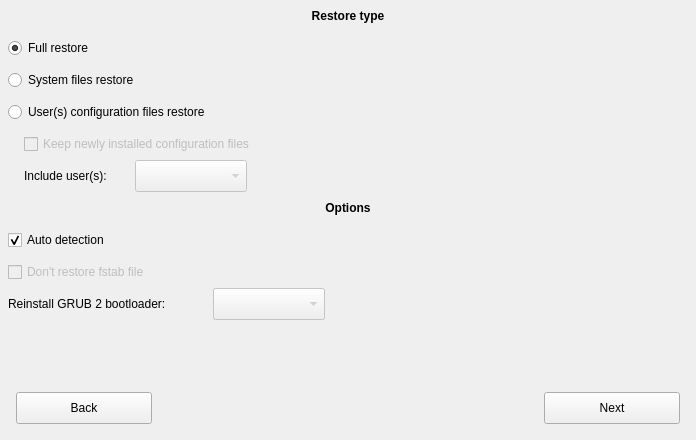
    <widget class="QWidget" name="restorepanel" native="true">
     <property name="geometry">
      <rect>
       <x>1</x>
       <y>464</y>
       <width>696</width>
       <height>440</height>
      </rect>
     </property>
     <property name="autoFillBackground">
      <bool>true</bool>
     </property>
     <widget class="QLabel" name="label_7">
      <property name="geometry">
       <rect>
        <x>0</x>
        <y>0</y>
        <width>696</width>
        <height>32</height>
       </rect>
      </property>
      <property name="font">
       <font>
        <weight>75</weight>
        <bold>true</bold>
       </font>
      </property>
      <property name="text">
       <string>Restore type</string>
      </property>
      <property name="alignment">
       <set>Qt::AlignCenter</set>
      </property>
     </widget>
     <widget class="QRadioButton" name="fullrestore">
      <property name="geometry">
       <rect>
        <x>8</x>
        <y>38</y>
        <width>107</width>
        <height>20</height>
       </rect>
      </property>
      <property name="cursor">
       <cursorShape>PointingHandCursor</cursorShape>
      </property>
      <property name="focusPolicy">
       <enum>Qt::NoFocus</enum>
      </property>
      <property name="text">
       <string>Full restore</string>
      </property>
      <property name="checked">
       <bool>true</bool>
      </property>
     </widget>
     <widget class="QRadioButton" name="systemrestore">
      <property name="geometry">
       <rect>
        <x>8</x>
        <y>70</y>
        <width>165</width>
        <height>20</height>
       </rect>
      </property>
      <property name="cursor">
       <cursorShape>PointingHandCursor</cursorShape>
      </property>
      <property name="focusPolicy">
       <enum>Qt::NoFocus</enum>
      </property>
      <property name="text">
       <string>System files restore</string>
      </property>
     </widget>
     <widget class="QRadioButton" name="configurationfilesrestore">
      <property name="geometry">
       <rect>
        <x>8</x>
        <y>102</y>
        <width>258</width>
        <height>20</height>
       </rect>
      </property>
      <property name="cursor">
       <cursorShape>PointingHandCursor</cursorShape>
      </property>
      <property name="focusPolicy">
       <enum>Qt::NoFocus</enum>
      </property>
      <property name="text">
       <string>User(s) configuration files restore</string>
      </property>
     </widget>
     <widget class="QCheckBox" name="keepfiles">
      <property name="enabled">
       <bool>false</bool>
      </property>
      <property name="geometry">
       <rect>
        <x>24</x>
        <y>134</y>
        <width>297</width>
        <height>20</height>
       </rect>
      </property>
      <property name="cursor">
       <cursorShape>PointingHandCursor</cursorShape>
      </property>
      <property name="focusPolicy">
       <enum>Qt::NoFocus</enum>
      </property>
      <property name="text">
       <string>Keep newly installed configuration files</string>
      </property>
     </widget>
     <widget class="QLabel" name="includeuserstext">
      <property name="geometry">
       <rect>
        <x>24</x>
        <y>160</y>
        <width>106</width>
        <height>32</height>
       </rect>
      </property>
      <property name="text">
       <string>Include user(s):</string>
      </property>
     </widget>
     <widget class="QComboBox" name="includeusers">
      <property name="enabled">
       <bool>false</bool>
      </property>
      <property name="geometry">
       <rect>
        <x>135</x>
        <y>160</y>
        <width>112</width>
        <height>32</height>
       </rect>
      </property>
      <property name="minimumSize">
       <size>
        <width>112</width>
        <height>32</height>
       </size>
      </property>
      <property name="cursor">
       <cursorShape>PointingHandCursor</cursorShape>
      </property>
      <property name="focusPolicy">
       <enum>Qt::NoFocus</enum>
      </property>
      <property name="sizeAdjustPolicy">
       <enum>QComboBox::AdjustToContents</enum>
      </property>
     </widget>
     <widget class="QLabel" name="label_9">
      <property name="geometry">
       <rect>
        <x>0</x>
        <y>192</y>
        <width>696</width>
        <height>32</height>
       </rect>
      </property>
      <property name="font">
       <font>
        <weight>75</weight>
        <bold>true</bold>
       </font>
      </property>
      <property name="text">
       <string>Options</string>
      </property>
      <property name="alignment">
       <set>Qt::AlignCenter</set>
      </property>
     </widget>
     <widget class="QCheckBox" name="autorestoreoptions">
      <property name="geometry">
       <rect>
        <x>8</x>
        <y>230</y>
        <width>131</width>
        <height>20</height>
       </rect>
      </property>
      <property name="cursor">
       <cursorShape>PointingHandCursor</cursorShape>
      </property>
      <property name="focusPolicy">
       <enum>Qt::NoFocus</enum>
      </property>
      <property name="text">
       <string>Auto detection</string>
      </property>
      <property name="checked">
       <bool>true</bool>
      </property>
     </widget>
     <widget class="QCheckBox" name="skipfstabrestore">
      <property name="enabled">
       <bool>false</bool>
      </property>
      <property name="geometry">
       <rect>
        <x>8</x>
        <y>262</y>
        <width>184</width>
        <height>20</height>
       </rect>
      </property>
      <property name="cursor">
       <cursorShape>PointingHandCursor</cursorShape>
      </property>
      <property name="focusPolicy">
       <enum>Qt::NoFocus</enum>
      </property>
      <property name="text">
       <string>Don't restore fstab file</string>
      </property>
     </widget>
     <widget class="QLabel" name="grubreinstallrestoretext">
      <property name="geometry">
       <rect>
        <x>8</x>
        <y>288</y>
        <width>200</width>
        <height>32</height>
       </rect>
      </property>
      <property name="text">
       <string>Reinstall GRUB 2 bootloader:</string>
      </property>
     </widget>
     <widget class="QComboBox" name="grubreinstallrestore">
      <property name="enabled">
       <bool>false</bool>
      </property>
      <property name="geometry">
       <rect>
        <x>213</x>
        <y>288</y>
        <width>112</width>
        <height>32</height>
       </rect>
      </property>
      <property name="minimumSize">
       <size>
        <width>112</width>
        <height>32</height>
       </size>
      </property>
      <property name="cursor">
       <cursorShape>PointingHandCursor</cursorShape>
      </property>
      <property name="focusPolicy">
       <enum>Qt::NoFocus</enum>
      </property>
      <property name="sizeAdjustPolicy">
       <enum>QComboBox::AdjustToContents</enum>
      </property>
     </widget>
     <widget class="QPushButton" name="restoreback">
      <property name="geometry">
       <rect>
        <x>16</x>
        <y>392</y>
        <width>136</width>
        <height>32</height>
       </rect>
      </property>
      <property name="cursor">
       <cursorShape>PointingHandCursor</cursorShape>
      </property>
      <property name="text">
       <string>Back</string>
      </property>
      <property name="icon">
       <iconset resource="resedit.qrc">
        <normaloff>:/pictures/back.png</normaloff>:/pictures/back.png</iconset>
      </property>
      <property name="iconSize">
       <size>
        <width>13</width>
        <height>13</height>
       </size>
      </property>
     </widget>
     <widget class="QPushButton" name="restorenext">
      <property name="geometry">
       <rect>
        <x>544</x>
        <y>392</y>
        <width>136</width>
        <height>32</height>
       </rect>
      </property>
      <property name="cursor">
       <cursorShape>PointingHandCursor</cursorShape>
      </property>
      <property name="focusPolicy">
       <enum>Qt::NoFocus</enum>
      </property>
      <property name="text">
       <string>Next</string>
      </property>
      <property name="icon">
       <iconset resource="resedit.qrc">
        <normaloff>:/pictures/next.png</normaloff>:/pictures/next.png</iconset>
      </property>
      <property name="iconSize">
       <size>
        <width>13</width>
        <height>13</height>
       </size>
      </property>
     </widget>
     <widget class="QComboBox" name="grubreinstallrestoredisable">
      <property name="enabled">
       <bool>false</bool>
      </property>
      <property name="geometry">
       <rect>
        <x>213</x>
        <y>288</y>
        <width>112</width>
        <height>32</height>
       </rect>
      </property>
      <property name="minimumSize">
       <size>
        <width>112</width>
        <height>32</height>
       </size>
      </property>
      <property name="cursor">
       <cursorShape>PointingHandCursor</cursorShape>
      </property>
      <property name="focusPolicy">
       <enum>Qt::NoFocus</enum>
      </property>
      <property name="sizeAdjustPolicy">
       <enum>QComboBox::AdjustToContents</enum>
      </property>
     </widget>
     <zorder>grubreinstallrestoredisable</zorder>
     <zorder>label_7</zorder>
     <zorder>fullrestore</zorder>
     <zorder>systemrestore</zorder>
     <zorder>configurationfilesrestore</zorder>
     <zorder>keepfiles</zorder>
     <zorder>includeuserstext</zorder>
     <zorder>includeusers</zorder>
     <zorder>label_9</zorder>
     <zorder>autorestoreoptions</zorder>
     <zorder>skipfstabrestore</zorder>
     <zorder>grubreinstallrestoretext</zorder>
     <zorder>grubreinstallrestore</zorder>
     <zorder>restoreback</zorder>
     <zorder>restorenext</zorder>
    </widget>
